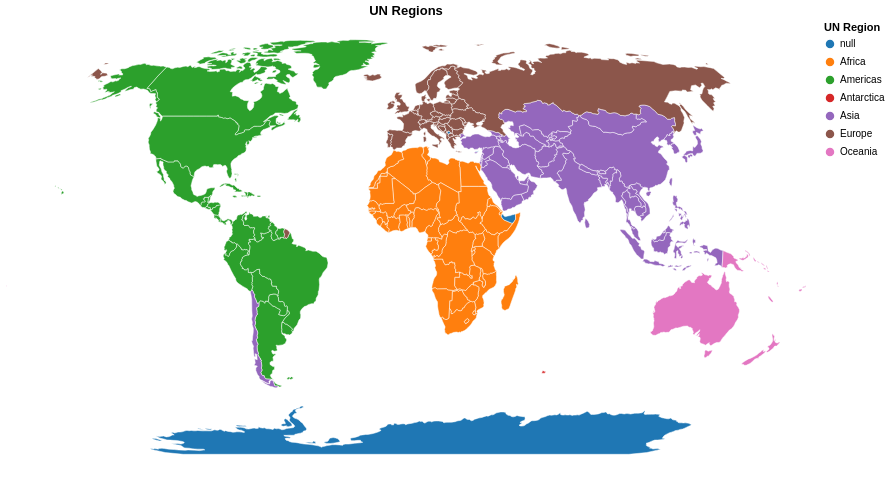

The code cell stored with this chart in its notebook:
### Markdown cell above
## 1. UN Regions (6 macro regions)

### Code cell
world = dataset("world-110m")

@vlplot(
    width=800, height=450,
    title="UN Regions",
    projection={type=:naturalEarth1},
) +
@vlplot(
    mark={type=:geoshape, stroke=:white, strokeWidth=0.5},
    data={values=world, format={type=:topojson, feature=:countries}},
    transform=[{
        lookup=:id,
        from={
            data=geo,
            key=:ident_ccode,
            fields=["un_region_name", "un_region_code"]
        }
    }],
    color={
        field=:un_region_name,
        type=:nominal,
        title="UN Region",
        scale={scheme=:category10}
    },
    tooltip=[
        {field=:un_region_name, type=:nominal, title="Region"},
        {field=:un_region_code, type=:quantitative, title="Code"}
    ]
)

### Figure 1 — Vega specification as saved in the notebook (floating-point values rounded to 4 significant figures; data arrays with more than 128 entries replaced by an {"elided": "..."} marker saying what was removed)
{"$schema": "https://vega.github.io/schema/vega/v5.json", "background": "white", "data": [{"format": {"feature": "countries", "type": "topojson"}, "name": "source_0", "values": {"arcs": {"elided": "985 rows, 19170 int values in total"}, "objects": {"countries": {"geometries": [{"arcs": [[499, 500, 501, 502, 503, 504]], "id": 4, "type": "Polygon"}, {"arcs": [[[505, 506, 352, 507]], [[354, 508, 509]]], "id": 24, "type": "MultiPolygon"}, {"arcs": [[510, 511, 414, 512, 513, 514]], "id": 8, "type": "Polygon"}, {"arcs": [[312, 515, 314, 516, 517]], "id": 784, "type": "Polygon"}, {"arcs": [[[518, 11]], [[519, 520, 521, 166, 522, 168, 523, 524]]], "id": 32, "type": "MultiPolygon"}, {"arcs": [[525, 526, 527, 528, 529]], "id": 51, "type": "Polygon"}, {"arcs": [[[0]], [[1]], [[2]], [[3]], [[4]], [[5]], [[6]], [[530, 531]]], "id": 10, "type": "MultiPolygon"}, {"arcs": [[13]], "id": 260, "type": "Polygon"}, {"arcs": [[[14]], [[24]]], "id": 36, "type": "MultiPolygon"}, {"arcs": [[532, 533, 534, 535, 536, 537, 538]], "id": 40, "type": "Polygon"}, {"arcs": [[[539, -528]], [[484, 540, 479, 541, -526, 542, 543]]], "id": 31, "type": "MultiPolygon"}, {"arcs": [[544, 545, 546]], "id": 108, "type": "Polygon"}, {"arcs": [[547, 548, 549, 550, 437]], "id": 56, "type": "Polygon"}, {"arcs": [[551, 552, 553, 554, 366]], "id": 204, "type": "Polygon"}, {"arcs": [[555, 556, 557, -553, 558, 559]], "id": 854, "type": "Polygon"}, {"arcs": [[560, 561, 289, 562]], "id": 50, "type": "Polygon"}, {"arcs": [[563, 404, 564, 565, 566, 567]], "id": 100, "type": "Polygon"}, {"arcs": [[[71]], [[73]], [[74]]], "id": 44, "type": "MultiPolygon"}, {"arcs": [[568, 569, 570]], "id": 70, "type": "Polygon"}, {"arcs": [[571, 572, 573, 574, 575]], "id": 112, "type": "Polygon"}, {"arcs": [[576, 145, 577]], "id": 84, "type": "Polygon"}, {"arcs": [[578, 579, 580, 581, -525]], "id": 68, "type": "Polygon"}, {"arcs": [[-521, 582, -581, 583, 584, 585, 586, 587, 588, 164, 589]], "id": 76, "type": "Polygon"}, {"arcs": [[48, 590]], "id": 96, "type": "Polygon"}, {"arcs": [[591, 592]], "id": 64, "type": "Polygon"}, {"arcs": [[593, 594, 595, 596]], "id": 72, "type": "Polygon"}, {"arcs": [[597, 598, 599, 600, 601, 602, 603]], "id": 140, "type": "Polygon"}, {"arcs": [[[84]], [[85]], [[86]], [[87]], [[88]], [[96]], [[97]], [[99]], [[101]], [[103]], [[604, 107, 605, 109, 606, 111, 607, 113, 608, 115, 609, 117, 610, 199, 611, 201, 612, 215, 613, 217, 614, 219, 615, 221]], [[616, 223]], [[224]], [[225]], [[226]], [[227]], [[229]], [[230, 617, 232, 618]], [[235]], [[237]], [[238]], [[240]], [[241]], [[485]], [[486]], [[488]], [[489]], [[490]], [[496]], [[497]]], "id": 124, "type": "MultiPolygon"}, {"arcs": [[-536, 619, 620, 621]], "id": 756, "type": "Polygon"}, {"arcs": [[[-519, 622, 623, 624]], [[-524, 169, 625, 171, 626, -579]]], "id": 152, "type": "MultiPolygon"}, {"arcs": [[[64]], [[627, 274, 628, 276, 629, 278, 630, 280, 631, 632, 633, 634, 635, -593, 636, 637, 638, 639, -503, 640, 641, 642, 643, 644, 645]]], "id": 156, "type": "MultiPolygon"}, {"arcs": [[369, 646, 647, 648, -556, 649]], "id": 384, "type": "Polygon"}, {"arcs": [[650, 651, 652, 359, 653, 654, 655, 656, -604, 657]], "id": 120, "type": "Polygon"}, {"arcs": [[658, 659, -545, 660, 661, 662, 663, -508, 353, -510, 664, -602, 665]], "id": 180, "type": "Polygon"}, {"arcs": [[-509, 355, 666, -658, -603, -665]], "id": 178, "type": "Polygon"}, {"arcs": [[667, 174, 668, 155, 669, -585, 670]], "id": 170, "type": "Polygon"}, {"arcs": [[178, 671, 151, 672]], "id": 188, "type": "Polygon"}, {"arcs": [[70]], "id": 192, "type": "Polygon"}, {"arcs": [[77, 673]], "id": -99, "type": "Polygon"}, {"arcs": [[76, -674]], "id": 196, "type": "Polygon"}, {"arcs": [[-538, 674, 675, 676]], "id": 203, "type": "Polygon"}, {"arcs": [[445, 677, -675, -537, -622, 678, 679, -549, 680, 441, 681]], "id": 276, "type": "Polygon"}, {"arcs": [[337, 682, 683, 684]], "id": 262, "type": "Polygon"}, {"arcs": [[[92]], [[-682, 442, 685, 444]]], "id": 208, "type": "MultiPolygon"}, {"arcs": [[62, 686]], "id": 214, "type": "Polygon"}, {"arcs": [[687, 688, 689, 690, 691, 384, 692, 693]], "id": 12, "type": "Polygon"}, {"arcs": [[173, -668, 694]], "id": 218, "type": "Polygon"}, {"arcs": [[333, 695, 696, 390, 697]], "id": 818, "type": "Polygon"}, {"arcs": [[698, 699, 700, 336, -685]], "id": 232, "type": "Polygon"}, {"arcs": [[431, 701, 433, 702, 427, 703, 429, 704]], "id": 724, "type": "Polygon"}, {"arcs": [[450, 705, 706]], "id": 233, "type": "Polygon"}, {"arcs": [[-684, 707, 708, 709, 710, 711, 712, -699]], "id": 231, "type": "Polygon"}, {"arcs": [[713, 452, 714, 715, 455, 716, 717]], "id": 246, "type": "Polygon"}, {"arcs": [[[18]], [[19]], [[20]]], "id": 242, "type": "MultiPolygon"}, {"arcs": [[12]], "id": 238, "type": "Polygon"}, {"arcs": [[[718, 719, 163, -589]], [[82]], [[720, -679, -621, 721, 426, -703, 434, 722, 436, -551]]], "id": 250, "type": "MultiPolygon"}, {"arcs": [[356, 723, -651, -667]], "id": 266, "type": "Polygon"}, {"arcs": [[[724, 90]], [[725, 726, 727, 728, 729, 730, 731, 732]]], "id": 826, "type": "MultiPolygon"}, {"arcs": [[400, 733, -543, -530, 734]], "id": 268, "type": "Polygon"}, {"arcs": [[368, -650, -560, 735]], "id": 288, "type": "Polygon"}, {"arcs": [[736, 737, 374, 738, 739, 740, -648]], "id": 324, "type": "Polygon"}, {"arcs": [[741, 377]], "id": 270, "type": "Polygon"}, {"arcs": [[375, 742, -739]], "id": 624, "type": "Polygon"}, {"arcs": [[357, -652, -724]], "id": 226, "type": "Polygon"}, {"arcs": [[[78]], [[407, 743, 409, 744, 411, 745, 413, -512, 746, -566, 747]]], "id": 300, "type": "MultiPolygon"}, {"arcs": [[498]], "id": 304, "type": "Polygon"}, {"arcs": [[185, 748, -578, 146, 749, 750]], "id": 320, "type": "Polygon"}, {"arcs": [[161, 751, -587, 752]], "id": 328, "type": "Polygon"}, {"arcs": [[182, 753, 754, -750, 147, 755, 149, 756]], "id": 340, "type": "Polygon"}, {"arcs": [[757, -571, 758, 417, 759, 419, 760, 761]], "id": 191, "type": "Polygon"}, {"arcs": [[-687, 63]], "id": 332, "type": "Polygon"}, {"arcs": [[-533, 762, 763, 764, 765, -762, 766]], "id": 348, "type": "Polygon"}, {"arcs": [[[26]], [[767, 30]], [[31]], [[32]], [[35]], [[36]], [[39]], [[40]], [[768, 43]], [[44]], [[45]], [[769, 50]], [[46]]], "id": 360, "type": "MultiPolygon"}, {"arcs": [[-639, 770, -637, -592, -636, 771, -563, 290, 772, 292, 773, 294, 774, 296, 775]], "id": 356, "type": "Polygon"}, {"arcs": [[91, -725]], "id": 372, "type": "Polygon"}, {"arcs": [[776, -505, 777, 300, 778, 302, 779, 780, 781, -540, -527, -542, 480]], "id": 364, "type": "Polygon"}, {"arcs": [[782, 783, 784, 785, 786, -781, 787]], "id": 368, "type": "Polygon"}, {"arcs": [[100]], "id": 352, "type": "Polygon"}, {"arcs": [[788, 789, -698, 391, 790, 791, 792]], "id": 376, "type": "Polygon"}, {"arcs": [[[79]], [[80]], [[793, 421, 794, 423, 795, 425, -722, -620, -535]]], "id": 380, "type": "MultiPolygon"}, {"arcs": [[61]], "id": 388, "type": "Polygon"}, {"arcs": [[796, -785, 797, 332, -790, 798, -793]], "id": 400, "type": "Polygon"}, {"arcs": [[[75]], [[81]], [[83]]], "id": 392, "type": "MultiPolygon"}, {"arcs": [[799, 800, 482, 801, -643, 802]], "id": 398, "type": "Polygon"}, {"arcs": [[342, 803, 804, 805, -710, 806]], "id": 404, "type": "Polygon"}, {"arcs": [[-803, -642, 807, 808]], "id": 417, "type": "Polygon"}, {"arcs": [[809, 810, 811, 283]], "id": 116, "type": "Polygon"}, {"arcs": [[265, 812, 267, 813]], "id": 410, "type": "Polygon"}, {"arcs": [[-515, 814, 815, 816]], "id": -99, "type": "Polygon"}, {"arcs": [[304, 817, -783]], "id": 414, "type": "Polygon"}, {"arcs": [[818, 819, -634, 820, -811]], "id": 418, "type": "Polygon"}, {"arcs": [[-791, 392, 821]], "id": 422, "type": "Polygon"}, {"arcs": [[370, 822, 372, 823, -737, -647]], "id": 430, "type": "Polygon"}, {"arcs": [[824, -694, 825, 388, 826, -697, 827, 828]], "id": 434, "type": "Polygon"}, {"arcs": [[52]], "id": 144, "type": "Polygon"}, {"arcs": [[829]], "id": 426, "type": "Polygon"}, {"arcs": [[830, 448, 831, -572, 832]], "id": 440, "type": "Polygon"}, {"arcs": [[-680, -721, -550]], "id": 442, "type": "Polygon"}, {"arcs": [[449, -707, 833, -573, -832]], "id": 428, "type": "Polygon"}, {"arcs": [[-692, 834, 835, 836, 837, 383]], "id": 504, "type": "Polygon"}, {"arcs": [[838, 839]], "id": 498, "type": "Polygon"}, {"arcs": [[23]], "id": 450, "type": "Polygon"}, {"arcs": [[840, -577, -749, 186, 841, 188, 842, 190, 843, 192, 844, 194, 845]], "id": 484, "type": "Polygon"}, {"arcs": [[-817, 846, -567, -747, -511]], "id": 807, "type": "Polygon"}, {"arcs": [[847, -689, 848, -557, -649, -741, 849]], "id": 466, "type": "Polygon"}, {"arcs": [[287, -561, -772, -635, -820, 850]], "id": 104, "type": "Polygon"}, {"arcs": [[416, -759, -570, 851, -815, -514, 852]], "id": 499, "type": "Polygon"}, {"arcs": [[853, -645]], "id": 496, "type": "Polygon"}, {"arcs": [[854, 344, 855, 856, 347, 857, 858, 859, 860, 861, 862]], "id": 508, "type": "Polygon"}, {"arcs": [[863, 379, 864, -690, -848]], "id": 478, "type": "Polygon"}, {"arcs": [[-863, 865, 866]], "id": 454, "type": "Polygon"}, {"arcs": [[[285, 867]], [[-770, 47, -591, 49]]], "id": 458, "type": "MultiPolygon"}, {"arcs": [[351, -507, 868, -595, 869]], "id": 516, "type": "Polygon"}, {"arcs": [[17]], "id": 540, "type": "Polygon"}, {"arcs": [[-558, -849, -688, -825, 870, -656, 871, -554]], "id": 562, "type": "Polygon"}, {"arcs": [[361, 872, 363, 873, 365, -555, -872, -655]], "id": 566, "type": "Polygon"}, {"arcs": [[179, 874, 181, -757, 150, -672]], "id": 558, "type": "Polygon"}, {"arcs": [[-681, -548, 438, 875, 440]], "id": 528, "type": "Polygon"}, {"arcs": [[[876, -718, 877, 457, 878, 459, 879, 461]], [[487]], [[492]], [[493]]], "id": 578, "type": "MultiPolygon"}, {"arcs": [[-771, -638]], "id": 524, "type": "Polygon"}, {"arcs": [[[15]], [[16]]], "id": 554, "type": "MultiPolygon"}, {"arcs": [[[880, 319, 881, 882, 883, -517, 315, 884, 317]], [[-516, 313]]], "id": 512, "type": "MultiPolygon"}, {"arcs": [[-640, -776, 297, 885, 299, -778, -504]], "id": 586, "type": "Polygon"}, {"arcs": [[175, 886, 177, -673, 152, 887, 154, -669]], "id": 591, "type": "Polygon"}, {"arcs": [[-627, 172, -695, -671, -584, -580]], "id": 604, "type": "Polygon"}, {"arcs": [[[51]], [[54]], [[55]], [[56]], [[57]], [[58]], [[59]]], "id": 608, "type": "MultiPolygon"}, {"arcs": [[[37]], [[38]], [[-769, 42]], [[41]]], "id": 598, "type": "MultiPolygon"}, {"arcs": [[-678, 446, 888, -833, -576, 889, 890, -676]], "id": 616, "type": "Polygon"}, {"arcs": [[60]], "id": 630, "type": "Polygon"}, {"arcs": [[262, 891, 264, -814, 892, 269, 893, 271, 894, 273, -628, 895]], "id": 408, "type": "Polygon"}, {"arcs": [[-705, 430]], "id": 620, "type": "Polygon"}, {"arcs": [[-582, -583, -520]], "id": 600, "type": "Polygon"}, {"arcs": [[-799, -789]], "id": 275, "type": "Polygon"}, {"arcs": [[308, 896, 310, 897]], "id": 634, "type": "Polygon"}, {"arcs": [[898, -840, 899, 403, -564, 900, -765]], "id": 642, "type": "Polygon"}, {"arcs": [[[89]], [[-889, 447, -831]], [[102]], [[104]], [[105]], [[228]], [[234]], [[236]], [[239]], [[901, 243, 902, 245, 903, 247, 904, 249, 905, 251, 906, 253, 907, 255, 908, 257, 909, 259, 910, 261, -896, -646, -854, -644, -802, 483, -544, -734, 401, 911, -574, -834, -706, 451, -714, -877, 912, 913, 914, 915, 464, 916, 466, 917, 468, 918, 470, 919, 920, 473, 921, 475, 922, 477]], [[491]], [[494]], [[495]]], "id": 643, "type": "MultiPolygon"}, {"arcs": [[923, -546, -660, 924]], "id": 646, "type": "Polygon"}, {"arcs": [[-691, -865, 380, -835]], "id": 732, "type": "Polygon"}, {"arcs": [[925, 329, 926, 331, -798, -784, -818, 305, 927, 307, -898, 311, -518, -884, 928]], "id": 682, "type": "Polygon"}, {"arcs": [[-599, 929, -828, -696, 334, -700, -713, 930, 931, 932]], "id": 729, "type": "Polygon"}, {"arcs": [[-711, -806, 933, -666, -601, 934, -932, 935]], "id": 728, "type": "Polygon"}, {"arcs": [[378, -864, -850, -740, -743, 376, -742]], "id": 686, "type": "Polygon"}, {"arcs": [[[25]], [[27]], [[28]], [[33]], [[34]]], "id": 90, "type": "MultiPolygon"}, {"arcs": [[373, -738, -824]], "id": 694, "type": "Polygon"}, {"arcs": [[184, -751, -755, 936]], "id": 222, "type": "Polygon"}, {"arcs": [[-708, -683, 338, 937, 340, 938]], "id": -99, "type": "Polygon"}, {"arcs": [[-807, -709, -939, 341]], "id": 706, "type": "Polygon"}, {"arcs": [[-568, -847, -816, -852, -569, -758, -766, -901]], "id": 688, "type": "Polygon"}, {"arcs": [[162, -720, 939, -588, -752]], "id": 740, "type": "Polygon"}, {"arcs": [[-891, 940, -763, -539, -677]], "id": 703, "type": "Polygon"}, {"arcs": [[-534, -767, -761, 420, -794]], "id": 705, "type": "Polygon"}, {"arcs": [[-878, -717, 456]], "id": 752, "type": "Polygon"}, {"arcs": [[941, -859]], "id": 748, "type": "Polygon"}, {"arcs": [[-797, -792, -822, 393, 942, -786]], "id": 760, "type": "Polygon"}, {"arcs": [[-871, -829, -930, -598, -657]], "id": 148, "type": "Polygon"}, {"arcs": [[-736, -559, -552, 367]], "id": 768, "type": "Polygon"}, {"arcs": [[284, -868, 286, -851, -819, -810]], "id": 764, "type": "Polygon"}, {"arcs": [[-808, -641, -502, 943]], "id": 762, "type": "Polygon"}, {"arcs": [[-777, 481, -801, 944, -500]], "id": 795, "type": "Polygon"}, {"arcs": [[29, -768]], "id": 626, "type": "Polygon"}, {"arcs": [[53]], "id": 780, "type": "Polygon"}, {"arcs": [[-693, 385, 945, 387, -826]], "id": 788, "type": "Polygon"}, {"arcs": [[[399, -735, -529, -782, -787, -943, 394, 946, 947, 397, 948]], [[949, -748, -565, 405]]], "id": 792, "type": "MultiPolygon"}, {"arcs": [[72]], "id": 158, "type": "Polygon"}, {"arcs": [[-804, 343, -855, -867, 950, -663, 951, -661, -547, -924, 952]], "id": 834, "type": "Polygon"}, {"arcs": [[-925, -659, -934, -805, -953]], "id": 800, "type": "Polygon"}, {"arcs": [[-912, 402, -900, -839, -899, -764, -941, -890, -575]], "id": 804, "type": "Polygon"}, {"arcs": [[-590, 165, -522]], "id": 858, "type": "Polygon"}, {"arcs": [[[65]], [[66]], [[67]], [[68]], [[69]], [[118, 953, 120, 954, 122, 955, 124, 956, 126, 957, 128, 958, 130, 959, 132, 960, 134, 961, 136, 962, 138, 963, 140, 964, 142, -846, 195, 965, 966, 967, 968, 969, -611]], [[93]], [[95]], [[98]], [[-613, 202, 970, 204, 971, 206, 972, 208, 973, 210, 974, 212, 975, 214]]], "id": 840, "type": "MultiPolygon"}, {"arcs": [[-945, -800, -809, -944, -501]], "id": 860, "type": "Polygon"}, {"arcs": [[156, 976, 158, 977, 160, -753, -586, -670]], "id": 862, "type": "Polygon"}, {"arcs": [[282, -812, -821, -633]], "id": 704, "type": "Polygon"}, {"arcs": [[[21]], [[22]]], "id": 548, "type": "MultiPolygon"}, {"arcs": [[321, 978, 323, 979, 325, 980, 327, -929, -883, 981]], "id": 887, "type": "Polygon"}, {"arcs": [[982, 350, -870, -594, 983, -860, -942, -858, 348], [-830]], "id": 710, "type": "Polygon"}, {"arcs": [[-866, -862, 984, -596, -869, -506, -664, -951]], "id": 894, "type": "Polygon"}, {"arcs": [[-984, -597, -985, -861]], "id": 716, "type": "Polygon"}], "type": "GeometryCollection"}, "land": {"arcs": {"elided": "127 rows, 499 int values in total"}, "type": "MultiPolygon"}}, "transform": {"scale": [0.0036, 0.001693], "translate": [-180, -85.61]}, "type": "Topology"}}, {"name": "source_1", "values": {"elided": "209 records"}}, {"name": "data_0", "source": "source_0", "transform": [{"fields": ["id"], "from": "source_1", "key": "ident_ccode", "type": "lookup", "values": ["un_region_name", "un_region_code"]}]}], "height": 450, "legends": [{"encode": {"symbols": {"update": {"stroke": {"value": "white"}}}}, "fill": "color", "symbolType": "circle", "title": "UN Region"}], "marks": [{"encode": {"update": {"ariaRoleDescription": {"value": "geoshape"}, "description": {"signal": "\"UN Region: \" + (isValid(datum[\"un_region_name\"]) ? datum[\"un_region_name\"] : \"\"+datum[\"un_region_name\"]) + \"; Region: \" + (isValid(datum[\"un_region_name\"]) ? datum[\"un_region_name\"] : \"\"+datum[\"un_region_name\"]) + \"; Code: \" + (format(datum[\"un_region_code\"], \"\"))"}, "fill": {"field": "un_region_name", "scale": "color"}, "stroke": {"value": "white"}, "strokeWidth": {"value": 0.5}, "tooltip": {"signal": "{\"Region\": isValid(datum[\"un_region_name\"]) ? datum[\"un_region_name\"] : \"\"+datum[\"un_region_name\"], \"Code\": format(datum[\"un_region_code\"], \"\")}"}}}, "from": {"data": "data_0"}, "name": "layer_0_marks", "style": ["geoshape"], "transform": [{"projection": "projection", "type": "geoshape"}], "type": "shape"}], "padding": 5, "projections": [{"fit": {"signal": "data('data_0')"}, "name": "projection", "size": {"signal": "[width, height]"}, "type": "naturalEarth1"}], "scales": [{"domain": {"data": "data_0", "field": "un_region_name", "sort": true}, "name": "color", "range": {"scheme": "category10"}, "type": "ordinal"}], "style": "view", "title": {"frame": "group", "text": "UN Regions"}, "width": 800}
